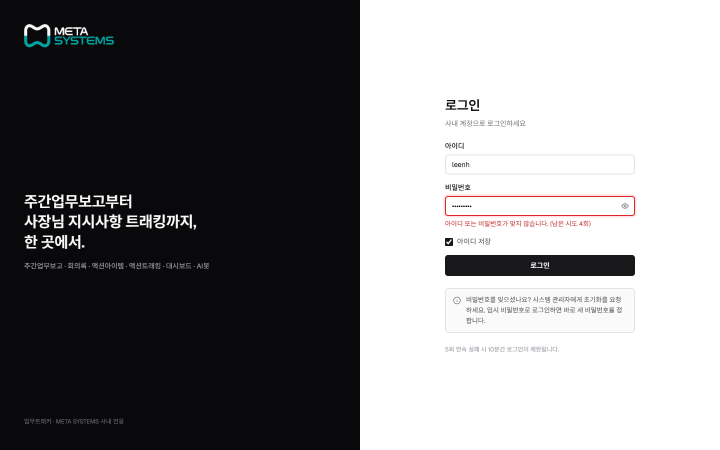
#> input picture GUI/0 로그인 (오류 상태)@1x.png, 1440 x 900 px (shown at 1/2 size); its folder holds 4 pictures in this run
$ python build_user_test_manual.py
#> lines starting #> are read from the running program, lines starting #| are printed output that depends on the picture
from __future__ import annotations

import os
from pathlib import Path

from PIL import Image
from docx import Document
from docx.enum.section import WD_SECTION
from docx.enum.style import WD_STYLE_TYPE
from docx.enum.table import WD_CELL_VERTICAL_ALIGNMENT, WD_ROW_HEIGHT_RULE, WD_TABLE_ALIGNMENT
from docx.enum.text import WD_ALIGN_PARAGRAPH, WD_BREAK, WD_LINE_SPACING
from docx.oxml import OxmlElement
from docx.oxml.ns import qn
from docx.shared import Cm, Inches, Pt, RGBColor


ROOT = Path(__file__).resolve().parents[1]
OUTPUT_DIR = ROOT / "output"
ASSET_DIR = ROOT / ".tmp" / "user_manual_assets"
OUTPUT = OUTPUT_DIR / "MetaWork_사용자테스트_매뉴얼.docx"
GUI = ROOT / "GUI"

BLACK = "000000"
NAVY = "1F3A5F"
BLUE = "2563EB"
TEAL = "0F9F95"
PALE_BLUE = "EEF4FB"
PALE_GRAY = "F6F7F9"
MID_GRAY = "6B7280"
LIGHT_BORDER = "D9D9D9"
WHITE = "FFFFFF"
RED = "C73A32"
FONT = "Malgun Gothic"


# [69 lines left out: functions set_cell_shading, set_cell_margins, set_table_borders, set_repeat_table_header, prevent_row_split, set_run_font, not called in this run]


def set_paragraph_font(paragraph, size=11, bold=False, color=BLACK) -> None:
    for run in paragraph.runs:
        set_run_font(run, size=size, bold=bold, color=color)


# [171 lines left out: functions add_page_number, set_document_defaults, p, add_bullets, add_steps, add_table and 2 more, not called in this run]


def crop_image(filename: str, stem: str, crop_top=0.0, crop_bottom=1.0) -> Path:
#> called with filename = '0 로그인 (오류 상태)@1x.png', stem = 'login', crop_top = 0, crop_bottom = 1
    src = GUI / filename
    dest = ASSET_DIR / f"{stem}.png"
    with Image.open(src) as im:
#> im is the input picture: PIL image 1440x900 RGBA; mean R, G, B, A 130, 129.8, 130.8, 255
        w, h = im.size
        top = max(0, int(h * crop_top))
        bottom = min(h, int(h * crop_bottom))
        cropped = im.crop((0, top, w, bottom))
        cropped.save(dest, optimize=True)
    return dest


# [48 lines left out: functions add_screenshot, add_test_case, add_score_line, page_break, not called in this run]


def build() -> None:
    OUTPUT_DIR.mkdir(parents=True, exist_ok=True)
    ASSET_DIR.mkdir(parents=True, exist_ok=True)

    images = {
        "login": crop_image("0 로그인 (오류 상태)@1x.png", "login"),
        "password": crop_image("0 첫 로그인 비밀번호 변경@1x.png", "password"),
        "dashboard": crop_image("1 대시보드@1x.png", "dashboard", 0.0, 0.67),
        "report_top": crop_image("2 주간업무보고 작성@1x.png", "report_top", 0.0, 0.39),
        "report_body": crop_image("2 주간업무보고 작성@1x.png", "report_body", 0.32, 0.69),
        "meeting": crop_image("3 회의록 등록@1x.png", "meeting", 0.0, 0.78),
        "action": crop_image("4 액션아이템 등록@1x.png", "action", 0.0, 0.82),
        "tracking": crop_image("5 액션트래킹 (부서 진행 등록)@1x.png", "tracking", 0.0, 0.76),
        "bot": crop_image("6 AI봇@1x.png", "bot", 0.0, 0.78),
        "master": crop_image("7 마스터 관리 (구분·세부내용)@1x.png", "master", 0.0, 0.66),
        "employee": crop_image("8 사원 · 권한@1x.png", "employee", 0.0, 0.60),
    }
#> call 2 of crop_image, with filename = '0 첫 로그인 비밀번호 변경@1x.png', stem = 'password', crop_top = 0, crop_bottom = 1
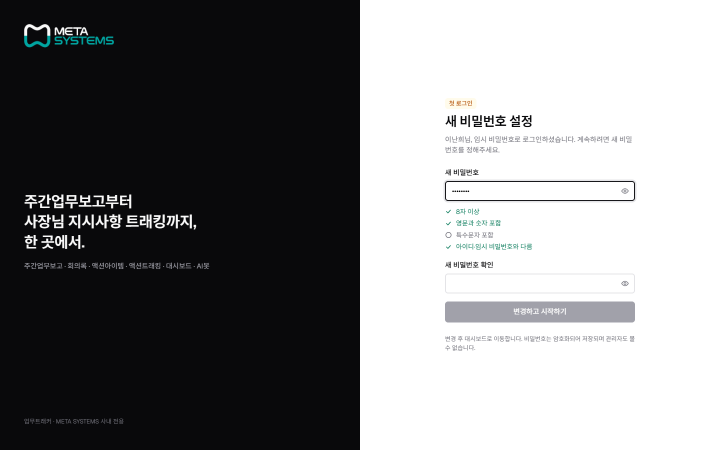
#> input picture GUI/0 첫 로그인 비밀번호 변경@1x.png, 1440 x 900 px (shown at 1/2 size)
#> in crop_image, im is the input picture: PIL image 1440x900 RGBA; mean R, G, B, A 131.3, 131.5, 132.6, 255
#> call 3 of crop_image, with filename = '1 대시보드@1x.png', stem = 'dashboard', crop_top = 0, crop_bottom = 0.67
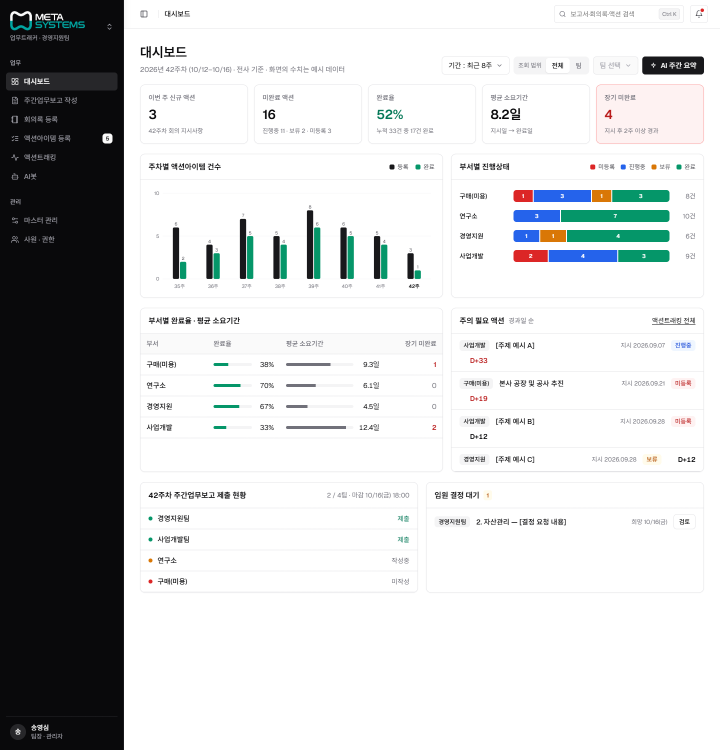
#> input picture GUI/1 대시보드@1x.png, 1440 x 1500 px (shown at 1/2 size)
#> in crop_image, im is the input picture: PIL image 1440x1500 RGBA; mean R, G, B, A 205.3, 206.7, 207.1, 255
#> in crop_image (call 3), `cropped = im.crop((0, top, w, bottom))`:
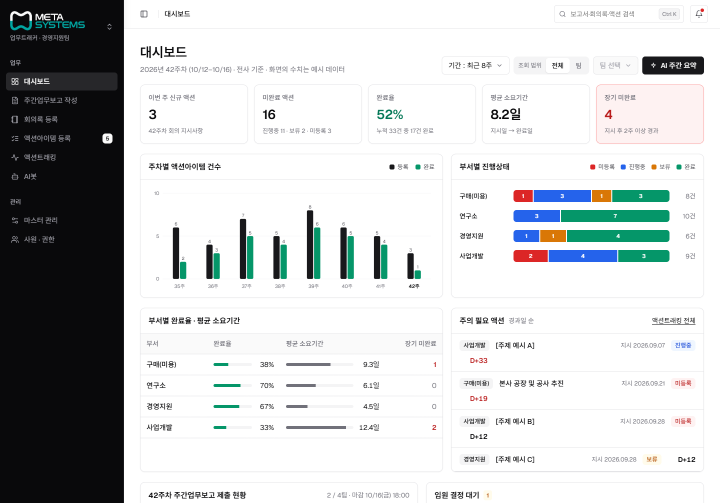
#> cropped: PIL image 1440x1005 RGBA (shown at 1/2 size); mean R, G, B, A 202.1, 204.1, 204.6, 255
#> call 4 of crop_image, with filename = '2 주간업무보고 작성@1x.png', stem = 'report_top', crop_top = 0, crop_bottom = 0.39
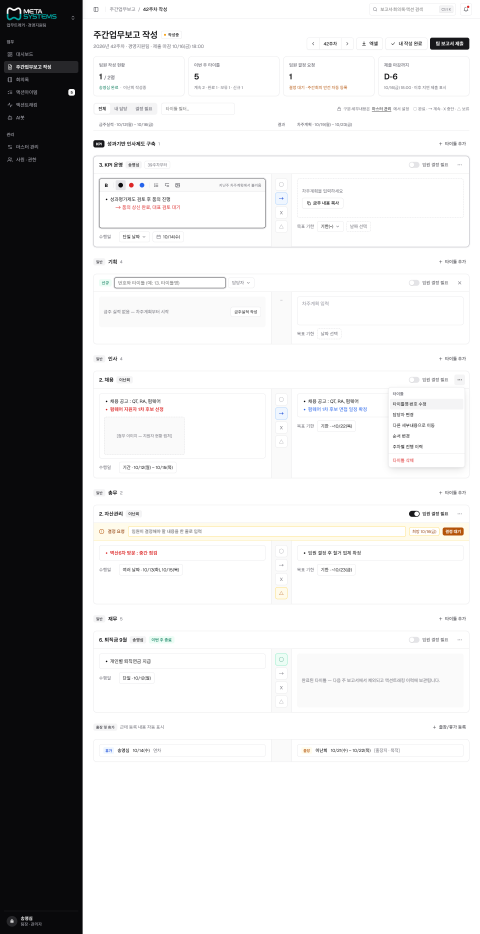
#> input picture GUI/2 주간업무보고 작성@1x.png, 1440 x 2800 px (shown at 1/3 size)
#> in crop_image, im is the input picture: PIL image 1440x2800 RGBA; mean R, G, B, A 210.1, 210, 210.2, 255
#> (the rest of the program and of its run is left out)
